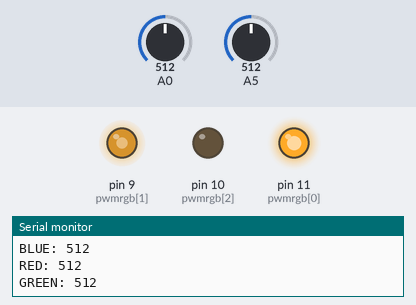
Simulated run of this sketch. Board: Arduino Uno, built with avr-gcc and run on an emulated ATmega328P. On the bench: output pins drawn as LEDs (lit = HIGH), the last lines printed to the serial monitor. Dashed ring = blinking. Inputs (shaded band) come from the test bench; at power-on: A5 = 512, A0 = 512. Pins used as bus, display or sensor lines are not drawn.

Above: at 1.2 s.
1.3 s: A5 set to 991
2.8 s: A5 set to 1008
At 3.5 s:
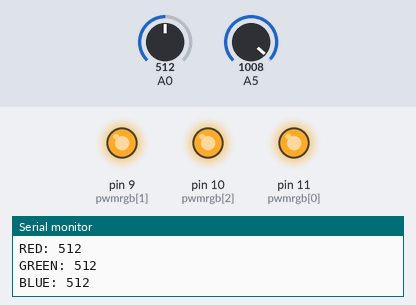
6.1 s: A0 set to 644
At 7.52 s:
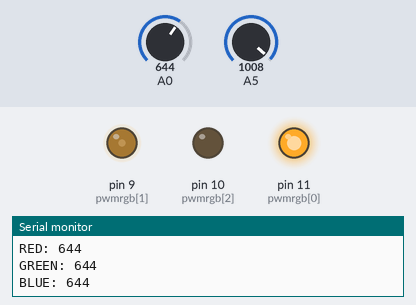
9.0 s: A0 set to 664
At 10.4 s:
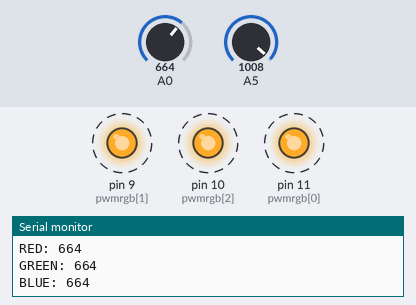
12.3 s: A0 set to 511
At 15.0 s:
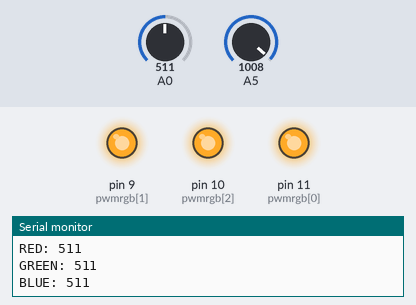
15.5 s: A0 set to 306
Timing chart, 0 to 19.8 s (numbered marks = the images above; inputs shaded):
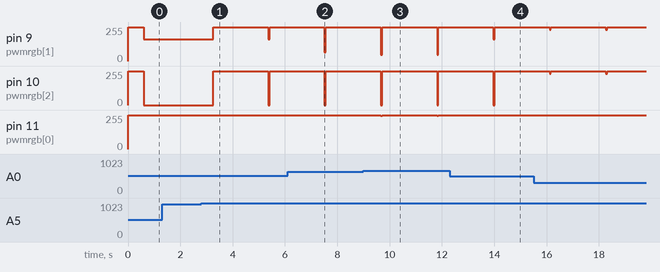

The sketch:

color_sensor.ino
```cpp
// Color Match
// by Jonathan Lutz

int pwmrgb[] = {11, 9, 10}; //sets the r,g,b cathode pins for the pwm led (must be pwm pins)
int rgbbias[] = {50, -20, -20};//110, 15, 0 //sets the bias for the illuminated RGB LED: higher number = less intense (max 255)

int rgbds[] = {255, 255, 255};
int maxwhite[] = {863, 753, 442};//{500, 493, 480};//{773, 624, 542};
int minblack[] = {606, 419, 431};//{337, 308, 305};//{309, 134, 104};

int sensorValue = 0;

int speed = 50;

void setup(){
  pinMode(2, OUTPUT); //sensor red cathode
  pinMode(3, OUTPUT); //sensor green cathode
  pinMode(4, OUTPUT); //sensor blue cathode
  Serial.begin(9600);
  for(int i = 2; i < 5; i++){
    digitalWrite(i, HIGH); analogWrite(pwmrgb[i-2], rgbds[i-2]);
  }
}

void loop(){
  int switchstate = analogRead(A5);
  if(switchstate > 1000){
    for(int i = 2; i < 5; i++){
      digitalWrite(i, HIGH);
      analogWrite(pwmrgb[i-2], 255);
    }
    delay(1000);
    switchstate = analogRead(A5);
    while(switchstate < 1000){
      switchstate = analogRead(A5);
    }
    delay(500);
  }

  for(int i = 0; i < 3; i++){
    delay(100);
    digitalWrite(i + 2, LOW);
    delay(100);
    sensorValue = analogRead(A0);
    rgbds[i] = constrain(sensorValue, minblack[i], maxwhite[i]);
    rgbds[i] = map(rgbds[i], minblack[i], maxwhite[i], 0, 255);
    if(i==0){
      Serial.print("RED: ");
      Serial.println(sensorValue);
    }
    else if(i==1){
      Serial.print("GREEN: ");
      Serial.println(sensorValue);
    }
    else{
      Serial.print("BLUE: ");
      Serial.println(sensorValue);
    }
    rgbds[i] = (255 + rgbbias[i]) - rgbds[i];
    rgbds[i] = constrain(rgbds[i], 0, 255);
    digitalWrite(i + 2, HIGH);
  }

  for(int i = 0; i < 3; i++){
    analogWrite(pwmrgb[i], rgbds[i]);
  }
  delay(speed);
}
```

Measured:
- the behaviour switches between 1000 and 1001 on A5 (found by bisection; images 0 and 1)
- the behaviour switches between 657 and 658 on A0 (found by bisection; images 2 and 3)
- after the input at 2.8 s, pin 9 (pwmrgb[1]): 164/255 → 255/255 after 0.46 s; pin 10 (pwmrgb[2]): 0/255 → 255/255 after 0.46 s
- after the input at 9.0 s, pin 11 (pwmrgb[0]): alternates 255/255 for 2.1 s and 248/255 for 0.05 s, starting after 0.66 s
- after the input at 12.3 s, pin 11 (pwmrgb[0]): stays 255/255 (without the input it goes to 248/255 after 1.7 s)
